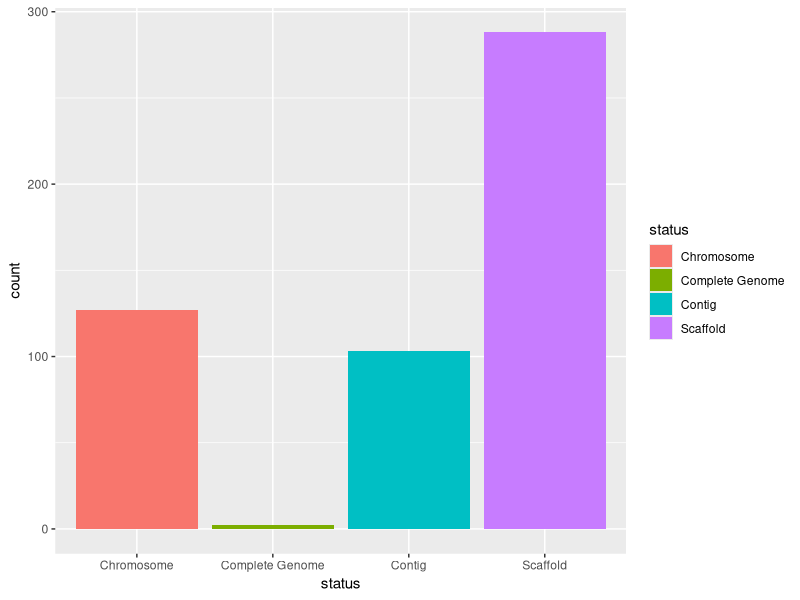
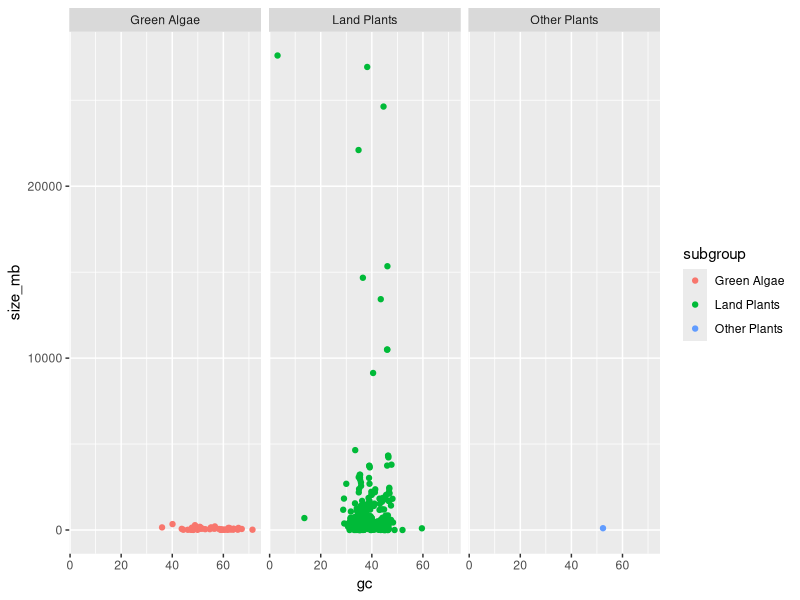
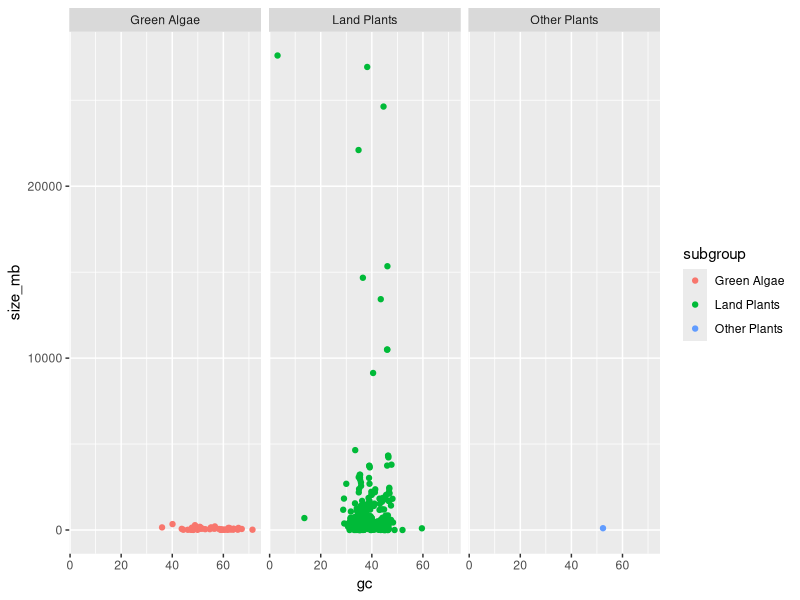

These charts were generated, in order, by the following R code:
# Description: we are going to make some plots with the plants dataset
# Author:
# Date: March 7, 2018

# load the tidyverse
library(tidyverse)

tidyverse_update()

# read the data in
plants <- read_tsv("data/plants.tsv")

# Exploring
str(plants)
glimpse(plants)

# ggplot
ggplot(data = plants, mapping = aes(x = status, fill = status)) +
  geom_bar()

# second plot

ggplot(data = plants,
       mapping = aes(x = gc, y = size_mb, color = subgroup)) +
  geom_point() +
  facet_wrap(~ subgroup)
ggsave("plots/scatterplot_GC_by_size.png")
